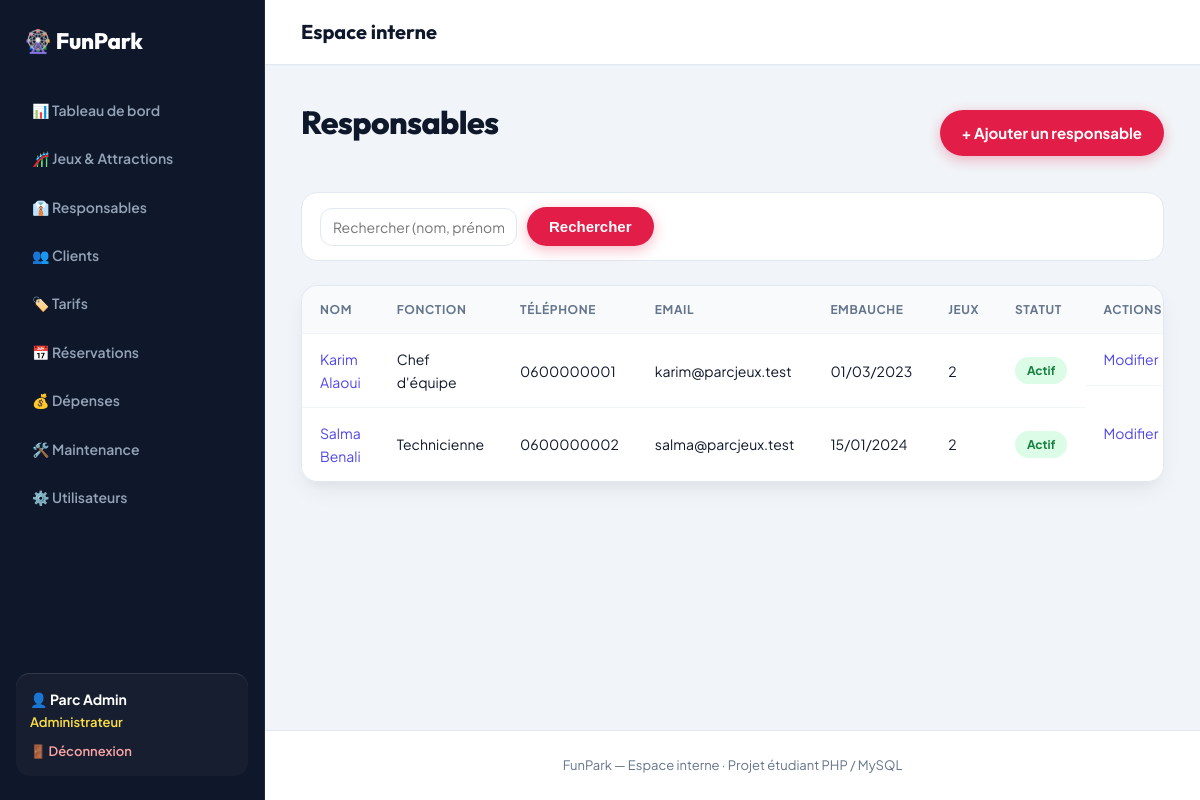
/index.php?page=responsables&action=index (signed in), run on the app's committed database.
### tables this page shows
CREATE TABLE responsable (
  id_responsable INT AUTO_INCREMENT PRIMARY KEY,
  nom VARCHAR(50) NOT NULL,
  prenom VARCHAR(50) NOT NULL,
  telephone VARCHAR(20),
  email VARCHAR(100),
  fonction VARCHAR(80),
  date_embauche DATE,
  statut ENUM('actif','inactif') NOT NULL DEFAULT 'actif'
);

### controllers/ResponsableController.php (called while the page is built, shortened)
<?php
class ResponsableController {
    private $pdo, $responsable;
    public function __construct($pdo) {
        $this->responsable = new Responsable($pdo);
    }
    public function actionIndex() {
        $q = trim($_GET['q'] ?? '');
        vue('responsables/index', ['responsables' => $this->responsable->tous($q), 'q' => $q]);
    }
}

### index.php (called while the page is built, shortened)
<?php
require RACINE . '/config/helpers.php';
$action = $_GET['action'] ?? 'index';
try {
    $controleur = new $nomClasse(getPDO());
    $methode = 'action' . ucfirst($action);
    $controleur->$methode();
} catch (PDOException $e) {
    die("Erreur de base de données : " . e($e->getMessage()));
}

### models/Responsable.php (called while the page is built, shortened)
<?php
class Responsable {
    private $pdo;
    public function __construct($pdo) { $this->pdo = $pdo; }
    public function tous($q = '') {
        $req = $this->pdo->prepare("SELECT r.*, (SELECT COUNT(*) FROM jeu j WHERE j.id_responsable = r.id_responsable) AS nb_jeux
                                    FROM responsable r WHERE r.nom LIKE ? OR r.prenom LIKE ? OR r.fonction LIKE ? ORDER BY r.nom");
        $req->execute(['%' . $q . '%', '%' . $q . '%', '%' . $q . '%']);
        return $req->fetchAll();
    }
}

### views/responsables/index.php (the view, shortened to what this page needs)
<div class="entete"><h1>Responsables</h1><a class="btn" href="<?= e(url('responsables', 'ajouter')) ?>">+ Ajouter un responsable</a></div>
<form method="get" class="filtres">
    <input type="text" name="q" placeholder="Rechercher (nom, prénom, fonction)..." value="<?= e($q) ?>">
    <button class="btn" type="submit">Rechercher</button>
</form>
<div class="tableau"><table>
    <tr><th>Nom</th><th>Fonction</th><th>Téléphone</th><th>Email</th><th>Embauche</th><th>Jeux</th><th>Statut</th><th>Actions</th></tr>
    <?php foreach ($responsables as $r): ?>
    <tr>
        <td><a href="<?= e(url('responsables', 'detail', ['id' => $r['id_responsable']])) ?>"><?= e($r['prenom'] . ' ' . $r['nom']) ?></a></td>
        <td><?= e($r['fonction']) ?></td><td><?= e($r['telephone']) ?></td><td><?= e($r['email']) ?></td>
        <td><?= dateFr($r['date_embauche']) ?></td><td><?= (int)$r['nb_jeux'] ?></td><td><?= badge($r['statut']) ?></td>
        <td class="actions">
            <a href="<?= e(url('responsables', 'modifier', ['id' => $r['id_responsable']])) ?>">Modifier</a>
        </td>
    </tr>
    <?php endforeach; ?>
</table></div>

### config/helpers.php (shortened to what this page needs)
<?php
function libelle($valeur) {
    $textes = [
        'disponible' => 'Disponible', 'en_fonctionnement' => 'En fonctionnement', 'en_maintenance' => 'En maintenance',
        'hors_service' => 'Hors service', 'ferme_temporairement' => 'Fermé temporairement',
        'admin' => 'Administrateur', 'responsable' => 'Responsable de jeu', 'agent' => 'Agent de vente / accueil',
        'client' => 'Client / visiteur',
        'especes' => 'Espèces', 'carte' => 'Carte', 'paye' => 'Payé', 'en_attente' => 'En attente',
        'confirmee' => 'Confirmée', 'payee' => 'Payée', 'utilisee' => 'Utilisée', 'annulee' => 'Annulée',
        'signalee' => 'Signalée', 'planifiee' => 'Planifiée', 'en_cours' => 'En cours', 'terminee' => 'Terminée',
        'jeu' => 'Lié à un jeu', 'general' => 'Frais généraux',
        'individuel' => 'Individuel', 'famille' => 'Famille', 'groupe' => 'Groupe',
        'actif' => 'Actif', 'inactif' => 'Inactif', 'valide' => 'Valide', 'utilise' => 'Utilisé',
        'billet' => 'Billets', 'reservation' => 'Réservation', 'abonnement' => 'Abonnement', 'autre' => 'Autre',
    ];
    return $textes[$valeur] ?? $valeur;
}
function badge($valeur) {
    return '<span class="badge b-' . e($valeur) . '">' . e(libelle($valeur)) . '</span>';
}
function e($texte) {
    return htmlspecialchars((string)$texte, ENT_QUOTES, 'UTF-8');
}
function dateFr($date) {
    return $date ? date('d/m/Y', strtotime($date)) : '-';
}
function url($page, $action = 'index', $params = []) {
    return 'index.php?' . http_build_query(array_merge(['page' => $page, 'action' => $action], $params));
}
function vue($fichier, $donnees = [], $mode = null) {
    extract($donnees);
    require RACINE . '/views/layout/header.php';
    require RACINE . '/views/layout/navbar.php';
    require RACINE . '/views/' . $fichier . '.php';
    require RACINE . '/views/layout/footer.php';
}

### public/css/style.css (style rules this page uses)
:root { --font-body: 'Plus Jakarta Sans', system-ui, -apple-system, sans-serif; --font-heading: 'Outfit', 'Plus Jakarta Sans', sans-serif; --violet: #4f46e5; --violet-fonce: #0f172a; --violet-back: #1e1b4b; --magenta: #e11d48; --magenta-hover: #be123c; --or: #f59e0b; --or-clair: #fde047; --ciel: #0284c7; --emerald: #10b981; --creme: #f8fafc; --blanc: #ffffff; --texte: #0f172a; --texte-doux: #64748b; --bordure: #e2e8f0; --ombre: 0 10px 25px -5px rgba(15, 23, 42, 0.08), 0 8px 10px -6px rgba(15, 23, 42, 0.04); --ombre-forte: 0 20px 35px -5px rgba(15, 23, 42, 0.14), 0 10px 15px -5px rgba(15, 23, 42, 0.08); --rayon: 16px; --rayon-lg: 24px; --nav-h: 76px; --sidebar-w: 265px; }
*, *::before, *::after { box-sizing: border-box; }
html { scroll-behavior: smooth; width: 100%; min-height: 100%; margin: 0; padding: 0; }
body { width: 100%; min-height: 100%; margin: 0; padding: 0; font-family: var(--font-body); background: var(--creme); color: var(--texte); line-height: 1.6; -webkit-font-smoothing: antialiased; }
h1, h2, h3, h4, h5, h6 { font-family: var(--font-heading); font-weight: 700; letter-spacing: -0.02em; }
a { color: var(--violet); text-decoration: none; transition: all 0.2s ease; }
body.mode-admin { display: flex; flex-direction: row; width: 100%; min-height: 100vh; margin: 0; padding: 0; background: #f1f5f9; }
.mode-admin .entete, .mode-admin .filtres, .mode-admin .tableau, .mode-admin table, .mode-admin .cartes, .mode-admin .deux-colonnes, .mode-admin .carte, .mode-admin .formulaire, .mode-admin .message, .mode-admin .bandeau-info, .mode-admin .grille-jeux, .mode-admin .grille-tarifs, .mode-admin .carte-detail-jeu, .mode-admin .detail-jeu-grille { width: 100% !important; max-width: none !important; box-sizing: border-box; }
h1 { font-size: 2rem; margin: 0 0 20px; color: var(--violet-fonce); font-weight: 800; }
.entete { display: flex; justify-content: space-between; align-items: center; flex-wrap: wrap; gap: 16px; margin-bottom: 24px; }
.btn { display: inline-flex; align-items: center; justify-content: center; gap: 8px; background: linear-gradient(135deg, var(--magenta), #e11d48); color: var(--blanc) !important; border: none; padding: 11px 22px; border-radius: 999px; cursor: pointer; font-size: 15px; font-weight: 700; box-shadow: 0 4px 14px rgba(225, 29, 72, 0.3); transition: all 0.2s cubic-bezier(0.16, 1, 0.3, 1); }
.tableau { overflow-x: auto; background: var(--blanc); border-radius: var(--rayon); box-shadow: var(--ombre); border: 1px solid var(--bordure); }
table { width: 100%; border-collapse: collapse; }
th, td { padding: 14px 18px; text-align: left; border-bottom: 1px solid #f1f5f9; font-size: 14px; vertical-align: middle; }
th { background: #f8fafc; color: var(--texte-doux); font-weight: 700; text-transform: uppercase; font-size: 12px; letter-spacing: 0.05em; }
tr:last-child td { border-bottom: none; }
.actions { white-space: nowrap; display: flex; gap: 8px; align-items: center; }
.badge { display: inline-flex; align-items: center; padding: 4px 12px; border-radius: 999px; font-size: 12px; font-weight: 700; white-space: nowrap; }
.b-disponible, .b-actif, .b-paye, .b-payee, .b-valide, .b-terminee, .b-confirmee { background: #dcfce7; color: #15803d; }
input[type=text], input[type=email], input[type=password], input[type=number], input[type=date], select, textarea { width: 100%; padding: 12px 14px; border: 1px solid var(--bordure); border-radius: 12px; font-size: 15px; background: var(--blanc); font-family: inherit; transition: all 0.2s ease; }
.filtres { display: flex; flex-wrap: wrap; gap: 10px; align-items: center; margin-bottom: 24px; background: var(--blanc); padding: 14px 18px; border-radius: var(--rayon); border: 1px solid var(--bordure); }
.filtres input, .filtres select { width: auto; min-width: 160px; padding: 9px 12px; font-size: 14px; }

### data on the page
responsable: prenom+nom "Karim Alaoui", fonction "Chef d'équipe", telephone "0600000001", email "karim@parcjeux.test", date_embauche "01/03/2023", nb_jeux "2", statut "Actif"
responsable: prenom+nom "Salma Benali", fonction "Technicienne", telephone "0600000002", email "salma@parcjeux.test", date_embauche "15/01/2024", nb_jeux "2", statut "Actif"

### other printed values
$_SESSION['user']['prenom'] . ' ' . $_SESSION['user']['nom'] "Parc Admin"
libelle($role) "Administrateur"
$titrePage "Espace interne"
